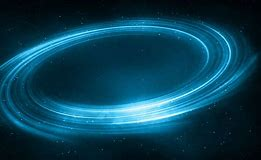
//> input picture Project/8.29/2.jpg, 261 x 160 px
$ ./014.图像上采样和降采样   (built with g++ and OpenCV 4)
//> lines starting //> are read from the running program, lines starting //| are printed output that depends on the picture; after the words box and inside, x2 and y2 are one past the last pixel; in counts of white or black regions, pixels touching at a corner belong together
#include<opencv2/opencv.hpp>
#include<iostream>
#include<math.h>
using namespace cv;
int main(int argc, char** argv) {
	Mat src = imread("C:/Users/Admin/Desktop/opencv/Project/8.29/2.jpg", IMREAD_COLOR);//src 缩写为源文件 打开的文件名要加上格式 比如 jpg
//> src is the input picture: 160 rows x 261 cols, CV_8UC3; mean B, G, R 85.9, 64.6, 10.2
	if (src.empty())
	{
		printf("could not load image....\n");
		return -1;//返回值为-1 表示异常
	}
	namedWindow("input", CV_WINDOW_AUTOSIZE);//创建一个窗口并命名
	imshow("input", src);//在指定窗口显示指定图片

	//上采样
	Mat dst;
	pyrUp(src, dst, Size(src.cols * 2, src.rows * 2));
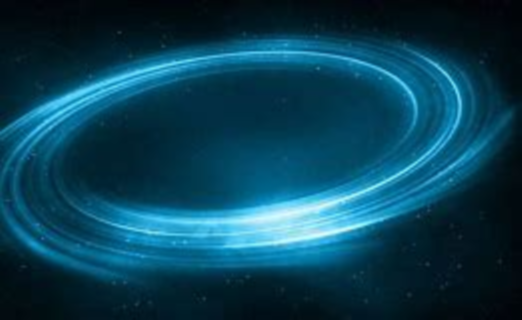
//> dst: 320 rows x 522 cols, CV_8UC3; mean B, G, R 85.9, 64.6, 10.2
	imshow("output_up", dst);//在指定窗口显示指定图片

	//下采样
	Mat dst_down;
	pyrDown(src, dst_down, Size(src.cols / 2, src.rows / 2));
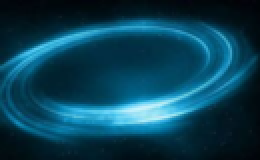
//> dst_down: 80 rows x 130 cols, CV_8UC3 (shown 2 times larger); mean B, G, R 86.2, 64.8, 10.2
	imshow("output_down", dst_down);//在指定窗口显示指定图片
	//DOG
	Mat gray_src, g1, g2, dogImg;
	cvtColor(src, gray_src, COLOR_BGR2GRAY);
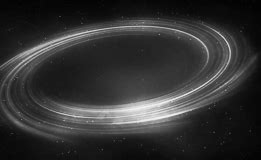
//> gray_src: 160 rows x 261 cols, CV_8UC1; min 2, max 246, mean 50.7
	GaussianBlur(gray_src, g1, Size(5, 5), 0, 0);//高斯模糊1
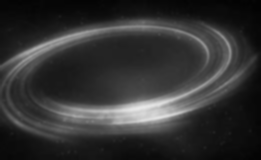
//> g1: 160 rows x 261 cols, CV_8UC1; min 3, max 233, mean 50.7
	GaussianBlur(g1, g2, Size(5, 5), 0, 0);//高斯模糊2
	subtract(g1, g2, dogImg, Mat());//两次相减
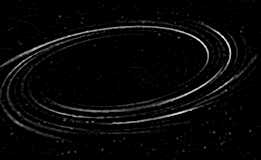
//> dogImg: 160 rows x 261 cols, CV_8UC1; min 0, max 16, mean 0.486; drawn with min black and max white
	imshow("output_dog", dogImg);//在指定窗口显示指定图片
	//归一化显示
	normalize(dogImg, dogImg, 255, 0,NORM_MINMAX);
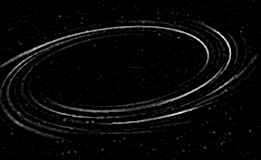
//> dogImg: 160 rows x 261 cols, CV_8UC1; 17.21% of pixels changed, all inside (x1, y1, x2, y2) = (0, 0, 261, 160)
	imshow("output_normol", dogImg);//在指定窗口显示指定图片


	waitKey(0);
	return 0;
}

$ run again, with Project/8.29/1.jpg copied over Project/8.29/2.jpg
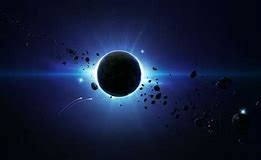
//> input picture Project/8.29/1.jpg, 261 x 160 px
//> src is the input picture: 160 rows x 261 cols, CV_8UC3; mean B, G, R 55.5, 27.9, 18.3
//> `cvtColor(src, gray_src, COLOR_BGR2GRAY);`:
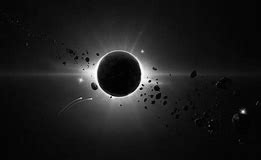
//> gray_src: 160 rows x 261 cols, CV_8UC1; min 0, max 254, mean 28.2
//> `normalize(dogImg, dogImg, 255, 0,NORM_MINMAX);`:
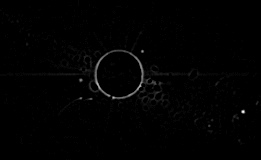
//> dogImg: 160 rows x 261 cols, CV_8UC1; min 0, max 255, mean 1.9

$ run again, with Project/8.29/11.jpg copied over Project/8.29/2.jpg
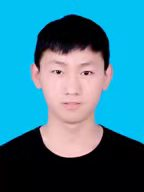
//> input picture Project/8.29/11.jpg, 144 x 192 px
//> src is the input picture: 192 rows x 144 cols, CV_8UC3; mean B, G, R 147.1, 124.6, 53.8
//> `GaussianBlur(gray_src, g1, Size(5, 5), 0, 0);`:
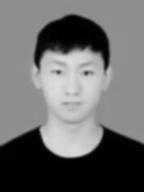
//> g1: 192 rows x 144 cols, CV_8UC1; min 0, max 222, mean 105.9
//> `normalize(dogImg, dogImg, 255, 0,NORM_MINMAX);`:
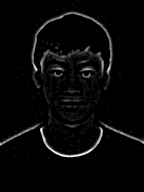
//> dogImg: 192 rows x 144 cols, CV_8UC1; min 0, max 255, mean 7.7
